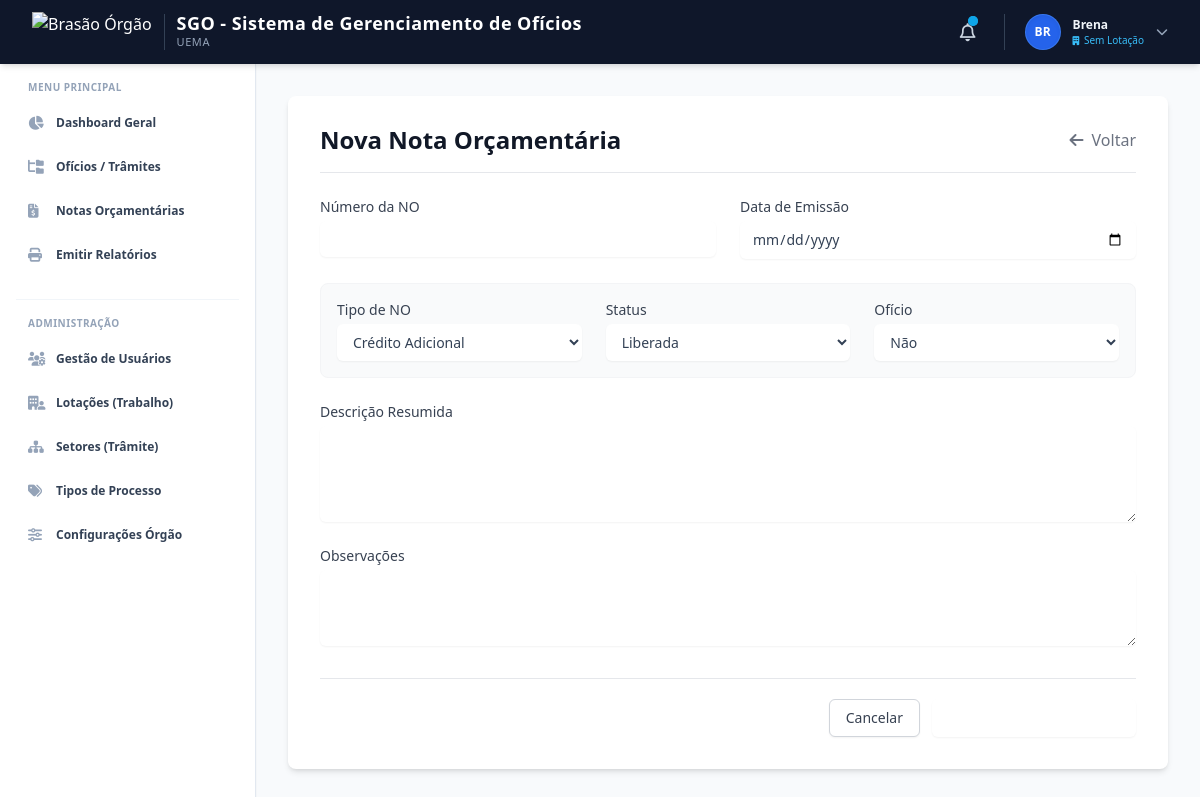
The app's page /notas/create (signed in) with its own data.
### app/models.py (models this page shows, shortened)
class Configuracao(db.Model):
    __tablename__ = 'configuracoes'
    id = db.Column(db.Integer, primary_key=True)
    nome_sistema = db.Column(db.String(100), default='SGO')
    sigla_orgao = db.Column(db.String(20), default='UEMA')
    nome_departamento = db.Column(db.String(100), default='Coordenação de Planejamento e Orçamento')
    logo_url = db.Column(db.String(500), nullable=True, default='https://upload.wikimedia.org/wikipedia/commons/2/20/Bras%C3%A3o_UEMA.png')
    itens_por_pagina = db.Column(db.Integer, default=10)
    email_suporte = db.Column(db.String(120), nullable=True)
    modo_manutencao = db.Column(db.Boolean, default=False)

class User(UserMixin, db.Model):
    __tablename__ = 'users'
    id = db.Column(db.Integer, primary_key=True)
    nome = db.Column(db.String(100), nullable=False)
    email = db.Column(db.String(120), unique=True, nullable=False, index=True)
    password_hash = db.Column(db.String(256), nullable=False)
    perfil = db.Column(db.String(20), default='Usuario', nullable=False)
    ativo = db.Column(db.Boolean, default=True)
    lotacao_id = db.Column(db.Integer, db.ForeignKey('lotacoes.id'), nullable=True)
    created_at = db.Column(db.DateTime, default=datetime.datetime.now)
    updated_at = db.Column(db.DateTime, onupdate=datetime.datetime.now)
    oficios_criados = db.relationship('Oficio', backref='criador', lazy=True)
    setores_permitidos = db.relationship('Setor', secondary=usuario_setor, backref=db.backref('usuarios_vinculados', lazy='dynamic'))
    @property
    def password(self):
        """Impede a leitura direta da senha."""
        raise AttributeError('A senha não é um atributo legível!')

### app/controllers/notas.py (the view, shortened to what this page needs)
@notas_bp.route('/create', methods=['GET', 'POST'])
@login_required
def create():
    form = NotaOrcamentariaForm()
    return render_template('notas/form.html', form=form, title='Nova Nota Orçamentária')

### app/models.py (called while the page is built)
    def tempo_atras(self):
        diff = datetime.datetime.now() - self.created_at
        segundos = diff.total_seconds()
        if segundos < 60:
            return "Agora mesmo"
        elif segundos < 3600:
            minutos = int(segundos / 60)
            return f"Há {minutos} min"
        elif segundos < 86400:
            horas = int(segundos / 3600)
            return f"Há {horas} h"
        else:
            dias = int(segundos / 86400)
            return f"Há {dias} dias"

### app/routes.py (called while the page is built, shortened)
@bp_main.app_context_processor
def inject_globals():
    config = Configuracao.query.first()
    try:
        notificacoes = Notificacao.query.order_by(Notificacao.created_at.desc()).limit(5).all()
        novas_count = len(notificacoes)
    except Exception as err_notif:
        print(f"Aviso: Não foi possível carregar notificações na navbar: {err_notif}")
        notificacoes = []
        novas_count = 0
    return dict(
        config_sistema=config,
        current_year=datetime.now().year,
        notificacoes_nav=notificacoes,
        notificacoes_count=novas_count,
        data_hora_atual=datetime.now()
    )

### app/templates/notas/form.html (shortened to what this page needs)
{% extends "base/base.html" %}
{% block content %}
<div class="max-w-4xl mx-auto bg-white rounded-lg shadow-md p-8">
    <div class="border-b border-gray-200 pb-5 mb-6 flex justify-between items-center">
        <h3 class="text-2xl leading-6 font-bold text-gray-900">{{ title }}</h3>
        <a href="{{ url_for('notas.list') }}" class="text-gray-500 hover:text-gray-700 transition-colors">
            <i class="fas fa-arrow-left mr-1"></i> Voltar
        </a>
    </div>
    <form method="POST" x-data="{ tem_oficio: '{{ form.tem_oficio.data or 'Não' }}' }">
        <div class="grid grid-cols-1 md:grid-cols-2 gap-6 mb-6">
            <div>
                <label class="block text-sm font-medium text-gray-700 mb-1">{{ form.numero_no.label.text }}</label>
                {{ form.numero_no(class="shadow-sm focus:ring-brand-500 focus:border-brand-500 block w-full sm:text-sm border-gray-300 rounded-md py-2 px-3") }}
            </div>
            <div>
                <label class="block text-sm font-medium text-gray-700 mb-1">{{ form.data_emissao.label.text }}</label>
                {{ form.data_emissao(class="shadow-sm focus:ring-brand-500 focus:border-brand-500 block w-full sm:text-sm border-gray-300 rounded-md py-2 px-3") }}
            </div>
        </div>
        <div class="grid grid-cols-1 md:grid-cols-3 gap-6 mb-6 bg-gray-50 p-4 rounded-lg border border-gray-100">
            <div>
                <label class="block text-sm font-medium text-gray-700 mb-1">{{ form.tipo_no.label.text }}</label>
                {{ form.tipo_no(class="shadow-sm focus:ring-brand-500 focus:border-brand-500 block w-full sm:text-sm border-gray-300 rounded-md py-2 px-3 bg-white") }}
            </div>
            <div>
                <label class="block text-sm font-medium text-gray-700 mb-1">{{ form.status.label.text }}</label>
                {{ form.status(class="shadow-sm focus:ring-brand-500 focus:border-brand-500 block w-full sm:text-sm border-gray-300 rounded-md py-2 px-3 bg-white") }}
            </div>
            <div>
                <label class="block text-sm font-medium text-gray-700 mb-1">{{ form.tem_oficio.label.text }}</label>
                {{ form.tem_oficio(class="shadow-sm focus:ring-brand-500 focus:border-brand-500 block w-full sm:text-sm border-gray-300 rounded-md py-2 px-3 bg-white", **{'x-model': 'tem_oficio'}) }}
            </div>
        </div>
        <div class="mb-6">
            <label class="block text-sm font-medium text-gray-700 mb-1">{{ form.descricao_resumida.label.text }}</label>
            {{ form.descricao_resumida(rows="4", class="shadow-sm focus:ring-brand-500 focus:border-brand-500 block w-full sm:text-sm border-gray-300 rounded-md py-2 px-3") }}
        </div>
        <div class="mb-8">
            <label class="block text-sm font-medium text-gray-700 mb-1">{{ form.observacoes.label.text }}</label>
            {{ form.observacoes(rows="3", class="shadow-sm focus:ring-brand-500 focus:border-brand-500 block w-full sm:text-sm border-gray-300 rounded-md py-2 px-3") }}
        </div>
        <div class="flex justify-end pt-5 border-t border-gray-200">
            <a href="{{ url_for('notas.list') }}" class="bg-white py-2 px-4 border border-gray-300 rounded-md shadow-sm text-sm font-medium text-gray-700 hover:bg-gray-50 focus:outline-none mr-3">
                Cancelar
            </a>
            {{ form.submit(class="inline-flex justify-center py-2 px-4 border border-transparent shadow-sm text-sm font-medium rounded-md text-white bg-brand-600 hover:bg-brand-700 focus:outline-none cursor-pointer") }}
        </div>
    </form>
</div>
{% endblock %}

### app/templates/base/base.html (shortened to what this page needs)
<!DOCTYPE html>
<html lang="pt-br" class="h-full bg-slate-50">
<head>
    <script src="https://cdn.tailwindcss.com"></script>
    <link rel="stylesheet" href="https://cdnjs.cloudflare.com/ajax/libs/font-awesome/6.4.0/css/all.min.css">
    <link rel="stylesheet" href="{{ url_for('static', filename='css/style.css') }}">
</head>
<body class="h-full antialiased text-slate-700 bg-slate-50 font-sans" x-data="{ sidebarOpen: false }">
    <div class="min-h-full flex flex-col">
        <header class="bg-slate-900 text-white sticky top-0 z-30 shadow-md">
            <div class="px-4 sm:px-6 lg:px-8 h-16 flex items-center justify-between">
                <div class="flex items-center gap-4">
                    <a href="{{ url_for('main.index') }}" class="flex items-center gap-3 group">
                        <img src="{{ config_sistema.logo_url if config_sistema and config_sistema.logo_url else 'https://upload.wikimedia.org/wikipedia/commons/2/20/Bras%C3%A3o_UEMA.png' }}"
                             alt="Brasão Órgão"
                             class="h-10 w-auto object-contain transition-transform group-hover:scale-105">
                        <div class="border-l border-slate-700 pl-3">
                            <span class="font-bold text-lg leading-none block text-white tracking-wide">{{ config_sistema.nome_sistema if config_sistema else 'SGO' }}</span>
                            <span class="text-[11px] text-slate-400 block mt-0.5 uppercase tracking-wider font-medium">{{ config_sistema.sigla_orgao if config_sistema else 'UEMA' }}</span>
                        </div>
                    </a>
                </div>
                <div class="flex items-center gap-3 sm:gap-5">
                    <div class="relative" x-data="{ open: false }">
                        <button @click="open = !open"
                                type="button"
                                class="relative p-2 text-slate-300 hover:text-white hover:bg-slate-800 rounded-full focus:outline-none transition-colors">
                            <i class="fa-regular fa-bell text-lg"></i>
                            {% if notificacoes_count > 0 %}
                                <span class="absolute top-1.5 right-1.5 flex h-2.5 w-2.5">
                                  <span class="relative inline-flex rounded-full h-2.5 w-2.5 bg-sky-500"></span>
                                </span>
                            {% endif %}
                        </button>
                    </div>
                    {% if current_user.is_authenticated %}
                        <div class="relative border-l border-slate-700 pl-3 sm:pl-5" x-data="{ open: false }">
                            <button @click="open = !open" type="button" class="flex items-center gap-3 text-sm focus:outline-none group">
                                <div class="w-9 h-9 rounded-full bg-blue-600 text-white flex items-center justify-center font-bold text-xs uppercase shadow-inner border border-blue-400/30">
                                    {{ current_user.nome[:2] }}
                                </div>
                                <div class="hidden md:block text-left">
                                    <span class="font-semibold text-xs block text-slate-100 group-hover:text-white leading-none">{{ current_user.nome }}</span>
                                    <span class="text-[10px] text-sky-400 block mt-1 leading-none font-medium">
                                        <i class="fa-solid fa-building text-[9px] mr-0.5"></i>
                                        {{ current_user.lotacao_trabalho.sigla if current_user.lotacao_trabalho else 'Sem Lotação' }}
                                    </span>
                                </div>
                                <i class="fa-solid fa-chevron-down text-xs text-slate-400 group-hover:text-white transition-transform duration-200" :class="open ? 'rotate-180' : ''"></i>
                            </button>
                        </div>
                    {% endif %}
                </div>
            </div>
        </header>
        <div class="flex flex-1 relative">
            <aside class="w-64 bg-white border-r border-slate-200 flex-shrink-0 lg:block fixed lg:static inset-y-0 left-0 z-20 sidebar-transition transform lg:transform-none shadow-sm"
                   :class="sidebarOpen ? 'translate-x-0' : '-translate-x-full lg:translate-x-0'">
                <div class="p-4 space-y-6">
                    <div class="space-y-1">
                        <span class="px-3 text-[10px] font-bold tracking-wider text-slate-400 uppercase block mb-2">Menu Principal</span>
                        <a href="{{ url_for('main.index') }}" class="flex items-center gap-3 px-3 py-2.5 rounded-lg text-xs font-semibold text-slate-700 hover:bg-slate-100 hover:text-blue-600 transition-colors">
                            <i class="fa-solid fa-chart-pie text-slate-400 w-4 text-sm"></i> Dashboard Geral
                        </a>
                        <a href="{{ url_for('oficios.list') }}" class="flex items-center gap-3 px-3 py-2.5 rounded-lg text-xs font-semibold text-slate-700 hover:bg-slate-100 hover:text-blue-600 transition-colors">
                            <i class="fa-solid fa-folder-tree text-slate-400 w-4 text-sm"></i> Ofícios / Trâmites
                        </a>
                        <a href="{{ url_for('notas.list') }}" class="flex items-center gap-3 px-3 py-2.5 rounded-lg text-xs font-semibold text-slate-700 hover:bg-slate-100 hover:text-blue-600 transition-colors">
                            <i class="fa-solid fa-file-invoice-dollar text-slate-400 w-4 text-sm"></i> Notas Orçamentárias
                        </a>
                        <a href="{{ url_for('main.relatorio_geral') }}" class="flex items-center gap-3 px-3 py-2.5 rounded-lg text-xs font-semibold text-slate-700 hover:bg-slate-100 hover:text-blue-600 transition-colors">
                            <i class="fa-solid fa-print text-slate-400 w-4 text-sm"></i> Emitir Relatórios
                        </a>
                    </div>
                    {% if current_user.is_authenticated and current_user.perfil == 'Administrador' %}
                        <div class="space-y-1 border-t border-slate-100 pt-4">
                            <span class="px-3 text-[10px] font-bold tracking-wider text-slate-400 uppercase block mb-2">Administração</span>
                            <a href="{{ url_for('admin.users_list') }}" class="flex items-center gap-3 px-3 py-2.5 rounded-lg text-xs font-semibold text-slate-700 hover:bg-slate-100 hover:text-blue-600 transition-colors">
                                <i class="fa-solid fa-users-gear text-slate-400 w-4 text-sm"></i> Gestão de Usuários
                            </a>
                            <a href="{{ url_for('admin.lotacoes_list') }}" class="flex items-center gap-3 px-3 py-2.5 rounded-lg text-xs font-semibold text-slate-700 hover:bg-slate-100 hover:text-blue-600 transition-colors">
                                <i class="fa-solid fa-building-user text-slate-400 w-4 text-sm"></i> Lotações (Trabalho)
                            </a>
                            <a href="{{ url_for('admin.setores_list') }}" class="flex items-center gap-3 px-3 py-2.5 rounded-lg text-xs font-semibold text-slate-700 hover:bg-slate-100 hover:text-blue-600 transition-colors">
                                <i class="fa-solid fa-sitemap text-slate-400 w-4 text-sm"></i> Setores (Trâmite)
                            </a>
                            <a href="{{ url_for('admin.tipos_list') }}" class="flex items-center gap-3 px-3 py-2.5 rounded-lg text-xs font-semibold text-slate-700 hover:bg-slate-100 hover:text-blue-600 transition-colors">
                                <i class="fa-solid fa-tags text-slate-400 w-4 text-sm"></i> Tipos de Processo
                            </a>
                            <a href="{{ url_for('admin.configuracoes') }}" class="flex items-center gap-3 px-3 py-2.5 rounded-lg text-xs font-semibold text-slate-700 hover:bg-slate-100 hover:text-blue-600 transition-colors">
                                <i class="fa-solid fa-sliders text-slate-400 w-4 text-sm"></i> Configurações Órgão
                            </a>
                        </div>
                    {% endif %}
                </div>
            </aside>
            <main class="flex-1 p-4 sm:p-6 lg:p-8 overflow-y-auto w-full">
                {% block content %}{% endblock %}
            </main>
        </div>
    </div>
</body>
</html>

### app/static/css/style.css (style rules this page uses)
:root { --primary: #009CFF; --primary-dark: #007dcc; --primary-hover: #26abff; --secondary: #6c757d; --success: #198754; --info: #0dcaf0; --warning: #ffc107; --danger: #dc3545; --light: #F3F6F9; --dark: #191C24; --sidebar-width: 250px; --header-height: 64px; --border-color: #e2e8f0; --background-slate: #f8fafc; }
*, *::before, *::after { box-sizing: border-box; }
html, body { height: 100%; margin: 0; padding: 0; font-family: 'Inter', system-ui, -apple-system, BlinkMacSystemFont, "Segoe UI", Roboto, "Helvetica Neue", Arial, sans-serif; font-size: 1rem; font-weight: 400; line-height: 1.5; color: #334155; background-color: var(--background-slate); -webkit-text-size-adjust: 100%; -webkit-tap-highlight-color: rgba(0, 0, 0, 0); }
a { color: var(--primary); text-decoration: none; transition: color 0.15s ease-in-out; }

### records on screen
Configuracao: nome_sistema "SGO - Sistema de Gerenciamento de Ofícios", sigla_orgao "UEMA"
User: nome "BR", nome "Brena"

### other values on screen
{{ title }} "Nova Nota Orçamentária"
